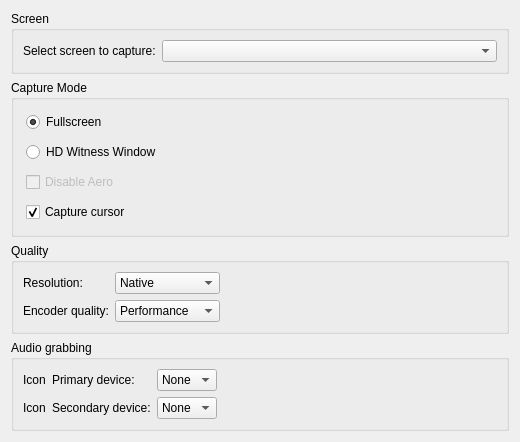
<?xml version="1.0" encoding="UTF-8"?>
<ui version="4.0">
 <class>RecordingSettings</class>
 <widget class="QWidget" name="RecordingSettings">
  <property name="geometry">
   <rect>
    <x>0</x>
    <y>0</y>
    <width>520</width>
    <height>390</height>
   </rect>
  </property>
  <property name="windowTitle">
   <string>Video Recording</string>
  </property>
  <layout class="QVBoxLayout" name="verticalLayout">
   <item>
    <widget class="QGroupBox" name="groupBox_3">
     <property name="title">
      <string>Screen</string>
     </property>
     <layout class="QFormLayout" name="formLayout_2">
      <property name="sizeConstraint">
       <enum>QLayout::SetDefaultConstraint</enum>
      </property>
      <property name="fieldGrowthPolicy">
       <enum>QFormLayout::AllNonFixedFieldsGrow</enum>
      </property>
      <item row="0" column="0">
       <widget class="QLabel" name="label_3">
        <property name="text">
         <string>Select screen to capture:</string>
        </property>
       </widget>
      </item>
      <item row="0" column="1">
       <widget class="QComboBox" name="screenComboBox">
        <property name="toolTip">
         <string comment="Use this to change grabbed screen"/>
        </property>
        <property name="statusTip">
         <string/>
        </property>
       </widget>
      </item>
     </layout>
    </widget>
   </item>
   <item>
    <widget class="QGroupBox" name="groupBox_2">
     <property name="title">
      <string>Capture Mode</string>
     </property>
     <layout class="QVBoxLayout" name="verticalLayout_2">
      <property name="spacing">
       <number>10</number>
      </property>
      <property name="margin">
       <number>12</number>
      </property>
      <item>
       <widget class="QRadioButton" name="fullscreenButton">
        <property name="toolTip">
         <string comment="Grabs video from entire screen"/>
        </property>
        <property name="statusTip">
         <string/>
        </property>
        <property name="text">
         <string>Fullscreen</string>
        </property>
        <property name="checked">
         <bool>true</bool>
        </property>
       </widget>
      </item>
      <item>
       <widget class="QRadioButton" name="windowButton">
        <property name="toolTip">
         <string comment="Grabs Eve window"/>
        </property>
        <property name="text">
         <string>HD Witness Window</string>
        </property>
       </widget>
      </item>
      <item>
       <widget class="QCheckBox" name="disableAeroCheckBox">
        <property name="enabled">
         <bool>false</bool>
        </property>
        <property name="text">
         <string>Disable Aero</string>
        </property>
       </widget>
      </item>
      <item>
       <widget class="QCheckBox" name="captureCursorCheckBox">
        <property name="text">
         <string>Capture cursor</string>
        </property>
        <property name="checked">
         <bool>true</bool>
        </property>
       </widget>
      </item>
     </layout>
    </widget>
   </item>
   <item>
    <widget class="QGroupBox" name="groupBox">
     <property name="title">
      <string>Quality</string>
     </property>
     <layout class="QGridLayout" name="gridLayout">
      <item row="0" column="0">
       <widget class="QLabel" name="label">
        <property name="text">
         <string>Resolution:</string>
        </property>
        <property name="alignment">
         <set>Qt::AlignLeading|Qt::AlignLeft|Qt::AlignVCenter</set>
        </property>
       </widget>
      </item>
      <item row="0" column="1">
       <widget class="QComboBox" name="resolutionComboBox">
        <property name="sizePolicy">
         <sizepolicy hsizetype="Preferred" vsizetype="Fixed">
          <horstretch>0</horstretch>
          <verstretch>0</verstretch>
         </sizepolicy>
        </property>
        <property name="toolTip">
         <string comment="Use this to change output video resolution"/>
        </property>
        <property name="currentIndex">
         <number>0</number>
        </property>
        <item>
         <property name="text">
          <string>Native</string>
         </property>
        </item>
        <item>
         <property name="text">
          <string>Quater Native</string>
         </property>
        </item>
        <item>
         <property name="text">
          <string>1920x1080</string>
         </property>
        </item>
        <item>
         <property name="text">
          <string>1280x720</string>
         </property>
        </item>
        <item>
         <property name="text">
          <string>640x480</string>
         </property>
        </item>
        <item>
         <property name="text">
          <string>320x240</string>
         </property>
        </item>
       </widget>
      </item>
      <item row="1" column="0">
       <widget class="QLabel" name="label_2">
        <property name="text">
         <string>Encoder quality:</string>
        </property>
        <property name="alignment">
         <set>Qt::AlignLeading|Qt::AlignLeft|Qt::AlignVCenter</set>
        </property>
       </widget>
      </item>
      <item row="1" column="1">
       <widget class="QComboBox" name="qualityComboBox">
        <property name="sizePolicy">
         <sizepolicy hsizetype="Preferred" vsizetype="Fixed">
          <horstretch>0</horstretch>
          <verstretch>0</verstretch>
         </sizepolicy>
        </property>
        <property name="toolTip">
         <string comment="Use this to set encoder quality"/>
        </property>
        <property name="currentIndex">
         <number>2</number>
        </property>
        <item>
         <property name="text">
          <string>Best</string>
         </property>
        </item>
        <item>
         <property name="text">
          <string>Balanced</string>
         </property>
        </item>
        <item>
         <property name="text">
          <string>Performance</string>
         </property>
        </item>
       </widget>
      </item>
      <item row="0" column="2">
       <spacer name="horizontalSpacer">
        <property name="orientation">
         <enum>Qt::Horizontal</enum>
        </property>
        <property name="sizeHint" stdset="0">
         <size>
          <width>40</width>
          <height>20</height>
         </size>
        </property>
       </spacer>
      </item>
      <item row="1" column="2">
       <spacer name="horizontalSpacer_2">
        <property name="orientation">
         <enum>Qt::Horizontal</enum>
        </property>
        <property name="sizeHint" stdset="0">
         <size>
          <width>40</width>
          <height>20</height>
         </size>
        </property>
       </spacer>
      </item>
     </layout>
    </widget>
   </item>
   <item>
    <widget class="QGroupBox" name="groupBox_4">
     <property name="title">
      <string>Audio grabbing</string>
     </property>
     <layout class="QGridLayout" name="gridLayout_2">
      <item row="0" column="0">
       <layout class="QHBoxLayout" name="horizontalLayout_2">
        <item>
         <widget class="QLabel" name="label_primaryDeviceIcon">
          <property name="sizePolicy">
           <sizepolicy hsizetype="Maximum" vsizetype="Maximum">
            <horstretch>0</horstretch>
            <verstretch>0</verstretch>
           </sizepolicy>
          </property>
          <property name="text">
           <string>Icon</string>
          </property>
         </widget>
        </item>
        <item>
         <widget class="QLabel" name="label_primaryDeviceText">
          <property name="sizePolicy">
           <sizepolicy hsizetype="Minimum" vsizetype="Preferred">
            <horstretch>0</horstretch>
            <verstretch>0</verstretch>
           </sizepolicy>
          </property>
          <property name="minimumSize">
           <size>
            <width>0</width>
            <height>0</height>
           </size>
          </property>
          <property name="text">
           <string>Primary device:</string>
          </property>
         </widget>
        </item>
       </layout>
      </item>
      <item row="0" column="1">
       <widget class="QComboBox" name="primaryAudioDeviceComboBox">
        <property name="sizePolicy">
         <sizepolicy hsizetype="Preferred" vsizetype="Fixed">
          <horstretch>0</horstretch>
          <verstretch>0</verstretch>
         </sizepolicy>
        </property>
        <property name="toolTip">
         <string comment="Use this to select audio device"/>
        </property>
        <item>
         <property name="text">
          <string>None</string>
         </property>
        </item>
       </widget>
      </item>
      <item row="1" column="0">
       <layout class="QHBoxLayout" name="horizontalLayout_5">
        <item>
         <widget class="QLabel" name="label_secondaryDeviceIcon">
          <property name="sizePolicy">
           <sizepolicy hsizetype="Maximum" vsizetype="Maximum">
            <horstretch>0</horstretch>
            <verstretch>0</verstretch>
           </sizepolicy>
          </property>
          <property name="text">
           <string>Icon</string>
          </property>
         </widget>
        </item>
        <item>
         <widget class="QLabel" name="label_secondaryDeviceText">
          <property name="sizePolicy">
           <sizepolicy hsizetype="Minimum" vsizetype="Preferred">
            <horstretch>0</horstretch>
            <verstretch>0</verstretch>
           </sizepolicy>
          </property>
          <property name="minimumSize">
           <size>
            <width>0</width>
            <height>0</height>
           </size>
          </property>
          <property name="text">
           <string>Secondary device:</string>
          </property>
         </widget>
        </item>
       </layout>
      </item>
      <item row="1" column="1">
       <widget class="QComboBox" name="secondaryAudioDeviceComboBox">
        <property name="sizePolicy">
         <sizepolicy hsizetype="Preferred" vsizetype="Fixed">
          <horstretch>0</horstretch>
          <verstretch>0</verstretch>
         </sizepolicy>
        </property>
        <item>
         <property name="text">
          <string>None</string>
         </property>
        </item>
       </widget>
      </item>
      <item row="0" column="2">
       <spacer name="horizontalSpacer_3">
        <property name="orientation">
         <enum>Qt::Horizontal</enum>
        </property>
        <property name="sizeHint" stdset="0">
         <size>
          <width>40</width>
          <height>20</height>
         </size>
        </property>
       </spacer>
      </item>
      <item row="1" column="2">
       <spacer name="horizontalSpacer_4">
        <property name="orientation">
         <enum>Qt::Horizontal</enum>
        </property>
        <property name="sizeHint" stdset="0">
         <size>
          <width>40</width>
          <height>20</height>
         </size>
        </property>
       </spacer>
      </item>
     </layout>
    </widget>
   </item>
   <item>
    <spacer name="verticalSpacer">
     <property name="orientation">
      <enum>Qt::Vertical</enum>
     </property>
     <property name="sizeHint" stdset="0">
      <size>
       <width>20</width>
       <height>40</height>
      </size>
     </property>
    </spacer>
   </item>
  </layout>
 </widget>
 <resources/>
 <connections/>
</ui>
